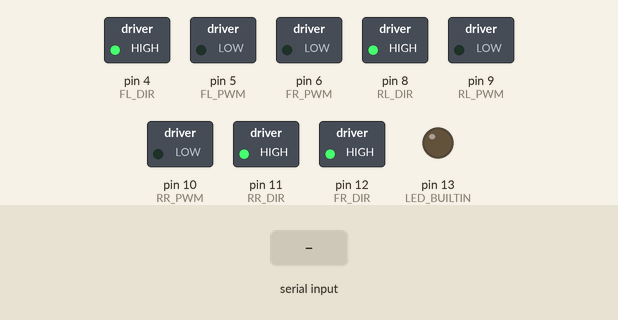
This sketch was run on a simulated Arduino Uno, built with avr-gcc and run on an emulated ATmega328P. Parts: switched loads named in the sketch (green lamp = pin HIGH), output pins drawn as LEDs (lit = HIGH). The test bench sets the inputs (shaded band).

Above: at 1.2 s.
1.3 s: "fl\n" received over Serial
At 1.9 s:
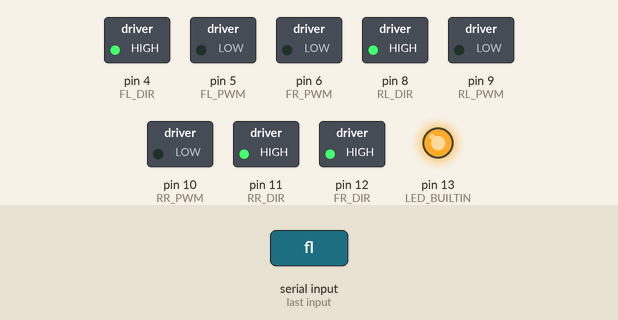
Timing chart, 0 to 4.3 s (numbered marks = the images above; inputs shaded):
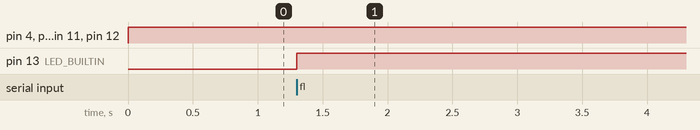

Measured:
- after the input at 1.3 s, pin 13 (LED_BUILTIN): LOW → HIGH at once

The sketch:

mecanum_motor_ps5.ino
```cpp
// ================= MOTOR PINS =================
#define FL_PWM 5
#define FL_DIR 4
#define FR_PWM 6
#define FR_DIR 12
#define RL_PWM 9
#define RL_DIR 8
#define RR_PWM 10
#define RR_DIR 11
// ==============================================

String input = "";
float fl = 0, fr = 0, rl = 0, rr = 0;

unsigned long lastCmdTime = 0;
bool receivedFirstCmd = false;

void parseCommand(String cmd) {
  if (cmd.length() < 4) return;

  String prefix = cmd.substring(0, 2);
  char sign = cmd.charAt(2);
  float value = cmd.substring(3).toFloat();
  if (sign == 'n') value = -value;

  if      (prefix == "fl") fl = value;
  else if (prefix == "fr") fr = value;
  else if (prefix == "rl") rl = value;
  else if (prefix == "rr") rr = value;

  lastCmdTime = millis();
  receivedFirstCmd = true;
}

void setMotor(int pwm_pin, int dir_pin, float speed) {
  // Tune this scale factor for your motors.
  // If rad/s from ROS tops out at ~10, and you want full PWM at that speed:
  // 10 * 25.5 = 255
  int pwm_val = constrain((int)(abs(speed) * 25.5f), 0, 255);

  digitalWrite(dir_pin, speed >= 0 ? HIGH : LOW);
  analogWrite(pwm_pin, pwm_val);
}

void stopAllMotors() {
  analogWrite(FL_PWM, 0);
  analogWrite(FR_PWM, 0);
  analogWrite(RL_PWM, 0);
  analogWrite(RR_PWM, 0);
}

void setup() {
  Serial.begin(115200);
  pinMode(FL_PWM, OUTPUT); pinMode(FL_DIR, OUTPUT);
  pinMode(FR_PWM, OUTPUT); pinMode(FR_DIR, OUTPUT);
  pinMode(RL_PWM, OUTPUT); pinMode(RL_DIR, OUTPUT);
  pinMode(RR_PWM, OUTPUT); pinMode(RR_DIR, OUTPUT);
  pinMode(LED_BUILTIN, OUTPUT);
}

void loop() {
  // Read and parse serial
  while (Serial.available()) {
  char c = Serial.read();
  digitalWrite(LED_BUILTIN, HIGH);
  if (c == ',') {
    parseCommand(input);
    input = "";
  } else if (c == '\n') {
    input = "";  // frame reset — discard any partial garbage
  } else {
    input += c;
  }
}

  // Safety stop — only after we've received at least one command
  if (receivedFirstCmd && (millis() - lastCmdTime > 500)) {
    stopAllMotors();
    return; // skip setMotor calls below
  }

  setMotor(FL_PWM, FL_DIR, fl);
  setMotor(FR_PWM, FR_DIR, fr);
  setMotor(RL_PWM, RL_DIR, rl);
  setMotor(RR_PWM, RR_DIR, rr);
}
```
